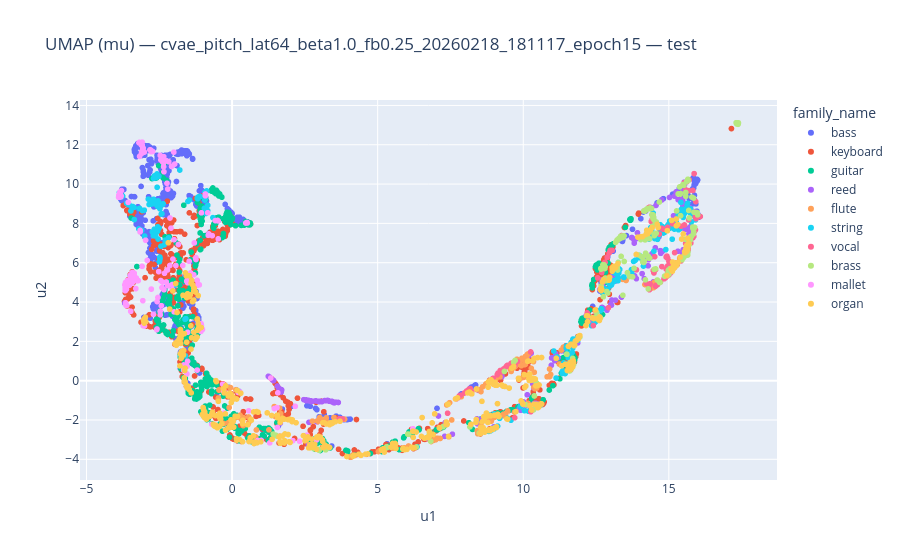

The notebook cell saved with this chart:
### Code cell
# 6) UMAP visualization
reducer, mu_umap = fit_umap(mu_all, n_neighbors=30, min_dist=0.1, random_state=42)

df_umap = pd.DataFrame({
    "u1": mu_umap[:, 0],
    "u2": mu_umap[:, 1],
    "pitch": pitch_all.astype(int),
    "family": family_all.astype(int),
    "family_name": [family_to_name(f) for f in family_all],
    "key": keys_all,
})

fig = px.scatter(
    df_umap,
    x="u1", y="u2",
    color="family_name",
    hover_data=["family", "pitch", "key"],
    title=f"UMAP (mu) — {model_name} — {SPLIT}",
)

html_path = PLOTS_RUN_DIR / f"umap_{model_name}_{SPLIT}.html"
fig.write_html(str(html_path))
fig.show()
print("Saved UMAP plot:", html_path)

try:
    fig.write_image(str(PLOTS_RUN_DIR / f"umap_{model_name}_{SPLIT}.png"))
except Exception:
    print("Could not write PNG (kaleido may be missing). HTML saved.")

### Figure 1 — Plotly figure (JSON) as saved in the notebook; plotly's stock layout.template omitted (floating-point values rounded to 4 significant figures; data arrays with more than 128 entries replaced by an {"elided": "..."} marker saying what was removed)
{"data": [{"customdata": {"elided": "843x3 mixed values"}, "hovertemplate": "family_name=bass<br>u1=%{x}<br>u2=%{y}<br>family=%{customdata[0]}<br>pitch=%{customdata[1]}<br>key=%{customdata[2]}<extra></extra>", "legendgroup": "bass", "marker": {"color": "#636efa", "symbol": "circle"}, "mode": "markers", "name": "bass", "showlegend": true, "type": "scattergl", "x": {"elided": "843 float values"}, "xaxis": "x", "y": {"elided": "843 float values"}, "yaxis": "y"}, {"customdata": {"elided": "766x3 mixed values"}, "hovertemplate": "family_name=keyboard<br>u1=%{x}<br>u2=%{y}<br>family=%{customdata[0]}<br>pitch=%{customdata[1]}<br>key=%{customdata[2]}<extra></extra>", "legendgroup": "keyboard", "marker": {"color": "#EF553B", "symbol": "circle"}, "mode": "markers", "name": "keyboard", "showlegend": true, "type": "scattergl", "x": {"elided": "766 float values"}, "xaxis": "x", "y": {"elided": "766 float values"}, "yaxis": "y"}, {"customdata": {"elided": "652x3 mixed values"}, "hovertemplate": "family_name=guitar<br>u1=%{x}<br>u2=%{y}<br>family=%{customdata[0]}<br>pitch=%{customdata[1]}<br>key=%{customdata[2]}<extra></extra>", "legendgroup": "guitar", "marker": {"color": "#00cc96", "symbol": "circle"}, "mode": "markers", "name": "guitar", "showlegend": true, "type": "scattergl", "x": {"elided": "652 float values"}, "xaxis": "x", "y": {"elided": "652 float values"}, "yaxis": "y"}, {"customdata": {"elided": "235x3 mixed values"}, "hovertemplate": "family_name=reed<br>u1=%{x}<br>u2=%{y}<br>family=%{customdata[0]}<br>pitch=%{customdata[1]}<br>key=%{customdata[2]}<extra></extra>", "legendgroup": "reed", "marker": {"color": "#ab63fa", "symbol": "circle"}, "mode": "markers", "name": "reed", "showlegend": true, "type": "scattergl", "x": {"elided": "235 float values"}, "xaxis": "x", "y": {"elided": "235 float values"}, "yaxis": "y"}, {"customdata": {"elided": "180x3 mixed values"}, "hovertemplate": "family_name=flute<br>u1=%{x}<br>u2=%{y}<br>family=%{customdata[0]}<br>pitch=%{customdata[1]}<br>key=%{customdata[2]}<extra></extra>", "legendgroup": "flute", "marker": {"color": "#FFA15A", "symbol": "circle"}, "mode": "markers", "name": "flute", "showlegend": true, "type": "scattergl", "x": {"elided": "180 float values"}, "xaxis": "x", "y": {"elided": "180 float values"}, "yaxis": "y"}, {"customdata": {"elided": "306x3 mixed values"}, "hovertemplate": "family_name=string<br>u1=%{x}<br>u2=%{y}<br>family=%{customdata[0]}<br>pitch=%{customdata[1]}<br>key=%{customdata[2]}<extra></extra>", "legendgroup": "string", "marker": {"color": "#19d3f3", "symbol": "circle"}, "mode": "markers", "name": "string", "showlegend": true, "type": "scattergl", "x": {"elided": "306 float values"}, "xaxis": "x", "y": {"elided": "306 float values"}, "yaxis": "y"}, {"customdata": {"elided": "141x3 mixed values"}, "hovertemplate": "family_name=vocal<br>u1=%{x}<br>u2=%{y}<br>family=%{customdata[0]}<br>pitch=%{customdata[1]}<br>key=%{customdata[2]}<extra></extra>", "legendgroup": "vocal", "marker": {"color": "#FF6692", "symbol": "circle"}, "mode": "markers", "name": "vocal", "showlegend": true, "type": "scattergl", "x": {"elided": "141 float values"}, "xaxis": "x", "y": {"elided": "141 float values"}, "yaxis": "y"}, {"customdata": {"elided": "269x3 mixed values"}, "hovertemplate": "family_name=brass<br>u1=%{x}<br>u2=%{y}<br>family=%{customdata[0]}<br>pitch=%{customdata[1]}<br>key=%{customdata[2]}<extra></extra>", "legendgroup": "brass", "marker": {"color": "#B6E880", "symbol": "circle"}, "mode": "markers", "name": "brass", "showlegend": true, "type": "scattergl", "x": {"elided": "269 float values"}, "xaxis": "x", "y": {"elided": "269 float values"}, "yaxis": "y"}, {"customdata": {"elided": "202x3 mixed values"}, "hovertemplate": "family_name=mallet<br>u1=%{x}<br>u2=%{y}<br>family=%{customdata[0]}<br>pitch=%{customdata[1]}<br>key=%{customdata[2]}<extra></extra>", "legendgroup": "mallet", "marker": {"color": "#FF97FF", "symbol": "circle"}, "mode": "markers", "name": "mallet", "showlegend": true, "type": "scattergl", "x": {"elided": "202 float values"}, "xaxis": "x", "y": {"elided": "202 float values"}, "yaxis": "y"}, {"customdata": {"elided": "502x3 mixed values"}, "hovertemplate": "family_name=organ<br>u1=%{x}<br>u2=%{y}<br>family=%{customdata[0]}<br>pitch=%{customdata[1]}<br>key=%{customdata[2]}<extra></extra>", "legendgroup": "organ", "marker": {"color": "#FECB52", "symbol": "circle"}, "mode": "markers", "name": "organ", "showlegend": true, "type": "scattergl", "x": {"elided": "502 float values"}, "xaxis": "x", "y": {"elided": "502 float values"}, "yaxis": "y"}], "layout": {"legend": {"title": {"text": "family_name"}, "tracegroupgap": 0}, "title": {"text": "UMAP (mu) — cvae_pitch_lat64_beta1.0_fb0.25_20260218_181117_epoch15 — test"}, "xaxis": {"anchor": "y", "domain": [0, 1], "title": {"text": "u1"}}, "yaxis": {"anchor": "x", "domain": [0, 1], "title": {"text": "u2"}}}}
